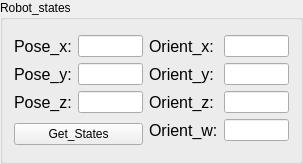
     <widget class="QGroupBox" name="groupBox_2">
      <property name="geometry">
       <rect>
        <x>200</x>
        <y>460</y>
        <width>303</width>
        <height>164</height>
       </rect>
      </property>
      <property name="title">
       <string>Robot_states</string>
      </property>
      <layout class="QGridLayout" name="gridLayout_6">
       <item row="0" column="0">
        <layout class="QGridLayout" name="gridLayout_5">
         <item row="0" column="0">
          <widget class="QLabel" name="label_robotstate_pose_x">
           <property name="font">
            <font>
             <pointsize>12</pointsize>
            </font>
           </property>
           <property name="lineWidth">
            <number>1</number>
           </property>
           <property name="text">
            <string>Pose_x:</string>
           </property>
           <property name="textFormat">
            <enum>Qt::AutoText</enum>
           </property>
          </widget>
         </item>
         <item row="0" column="1">
          <widget class="QLineEdit" name="lineEdit_robotstate_pose_x">
           <property name="minimumSize">
            <size>
             <width>65</width>
             <height>0</height>
            </size>
           </property>
           <property name="maximumSize">
            <size>
             <width>65</width>
             <height>16777215</height>
            </size>
           </property>
          </widget>
         </item>
         <item row="1" column="0">
          <widget class="QLabel" name="label_robotstate_pose_y">
           <property name="font">
            <font>
             <pointsize>12</pointsize>
            </font>
           </property>
           <property name="lineWidth">
            <number>1</number>
           </property>
           <property name="text">
            <string>Pose_y:</string>
           </property>
           <property name="textFormat">
            <enum>Qt::AutoText</enum>
           </property>
          </widget>
         </item>
         <item row="1" column="1">
          <widget class="QLineEdit" name="lineEdit_robotstate_pose_y">
           <property name="minimumSize">
            <size>
             <width>65</width>
             <height>0</height>
            </size>
           </property>
           <property name="maximumSize">
            <size>
             <width>65</width>
             <height>16777215</height>
            </size>
           </property>
          </widget>
         </item>
         <item row="2" column="0">
          <widget class="QLabel" name="label_robotstate_pose_z">
           <property name="font">
            <font>
             <pointsize>12</pointsize>
            </font>
           </property>
           <property name="lineWidth">
            <number>1</number>
           </property>
           <property name="text">
            <string>Pose_z:</string>
           </property>
           <property name="textFormat">
            <enum>Qt::AutoText</enum>
           </property>
          </widget>
         </item>
         <item row="2" column="1">
          <widget class="QLineEdit" name="lineEdit_robotstate_pose_z">
           <property name="minimumSize">
            <size>
             <width>65</width>
             <height>0</height>
            </size>
           </property>
           <property name="maximumSize">
            <size>
             <width>65</width>
             <height>16777215</height>
            </size>
           </property>
          </widget>
         </item>
        </layout>
       </item>
       <item row="0" column="1" rowspan="2">
        <layout class="QGridLayout" name="gridLayout_4">
         <item row="0" column="0">
          <widget class="QLabel" name="label_robotstate_orient_x">
           <property name="font">
            <font>
             <pointsize>12</pointsize>
            </font>
           </property>
           <property name="lineWidth">
            <number>1</number>
           </property>
           <property name="text">
            <string>Orient_x:</string>
           </property>
           <property name="textFormat">
            <enum>Qt::AutoText</enum>
           </property>
          </widget>
         </item>
         <item row="0" column="1">
          <widget class="QLineEdit" name="lineEdit_robotstate_orient_x">
           <property name="minimumSize">
            <size>
             <width>65</width>
             <height>0</height>
            </size>
           </property>
           <property name="maximumSize">
            <size>
             <width>65</width>
             <height>16777215</height>
            </size>
           </property>
          </widget>
         </item>
         <item row="1" column="0">
          <widget class="QLabel" name="label_robotstate_orient_y">
           <property name="font">
            <font>
             <pointsize>12</pointsize>
            </font>
           </property>
           <property name="lineWidth">
            <number>1</number>
           </property>
           <property name="text">
            <string>Orient_y:</string>
           </property>
           <property name="textFormat">
            <enum>Qt::AutoText</enum>
           </property>
          </widget>
         </item>
         <item row="1" column="1">
          <widget class="QLineEdit" name="lineEdit_robotstate_orient_y">
           <property name="minimumSize">
            <size>
             <width>65</width>
             <height>0</height>
            </size>
           </property>
           <property name="maximumSize">
            <size>
             <width>65</width>
             <height>16777215</height>
            </size>
           </property>
          </widget>
         </item>
         <item row="2" column="0">
          <widget class="QLabel" name="label_robotstate_orient_x_3">
           <property name="font">
            <font>
             <pointsize>12</pointsize>
            </font>
           </property>
           <property name="lineWidth">
            <number>1</number>
           </property>
           <property name="text">
            <string>Orient_z:</string>
           </property>
           <property name="textFormat">
            <enum>Qt::AutoText</enum>
           </property>
          </widget>
         </item>
         <item row="2" column="1">
          <widget class="QLineEdit" name="lineEdit_robotstate_orient_z">
           <property name="minimumSize">
            <size>
             <width>65</width>
             <height>0</height>
            </size>
           </property>
           <property name="maximumSize">
            <size>
             <width>65</width>
             <height>16777215</height>
            </size>
           </property>
          </widget>
         </item>
         <item row="3" column="0">
          <widget class="QLabel" name="label_robotstate_orient_x_4">
           <property name="font">
            <font>
             <pointsize>12</pointsize>
            </font>
           </property>
           <property name="lineWidth">
            <number>1</number>
           </property>
           <property name="text">
            <string>Orient_w:</string>
           </property>
           <property name="textFormat">
            <enum>Qt::AutoText</enum>
           </property>
          </widget>
         </item>
         <item row="3" column="1">
          <widget class="QLineEdit" name="lineEdit_robotstate_orient_w">
           <property name="minimumSize">
            <size>
             <width>65</width>
             <height>0</height>
            </size>
           </property>
           <property name="maximumSize">
            <size>
             <width>65</width>
             <height>16777215</height>
            </size>
           </property>
          </widget>
         </item>
        </layout>
       </item>
       <item row="1" column="0">
        <widget class="QPushButton" name="pushButton_getrobotstates">
         <property name="text">
          <string>Get_States</string>
         </property>
        </widget>
       </item>
      </layout>
     </widget>
